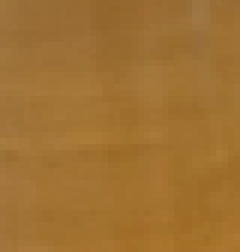
#> input picture service/1.png, 40 x 42 px (shown 6 times larger)
$ python comp_vision.py 1.png
#> lines starting #> are read from the running program, lines starting #| are printed output that depends on the picture; after the words box and inside, x2 and y2 are one past the last pixel; in counts of white or black regions, pixels touching at a corner belong together
from __future__ import annotations

import argparse
from collections import deque
from pathlib import Path

import numpy as np
from PIL import Image


def rgb_to_hsv_array(rgb01: np.ndarray) -> np.ndarray:
	"""将 RGB(0~1) 数组转换为 HSV(0~1) 数组。"""
	r = rgb01[..., 0]
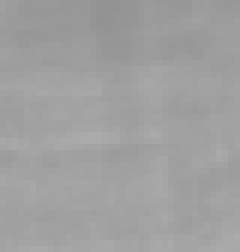
#> r: shape (42, 40) float32 (shown 6 times larger); min 0.573, max 0.671, mean 0.626
	g = rgb01[..., 1]
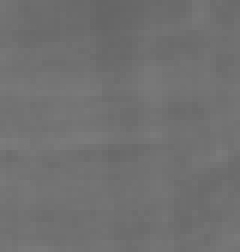
#> g: shape (42, 40) float32 (shown 6 times larger); min 0.4, max 0.482, mean 0.443
	b = rgb01[..., 2]
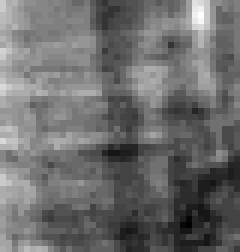
#> b: shape (42, 40) float32 (shown 6 times larger); min 0.141, max 0.275, mean 0.198; drawn with min black and max white

	cmax = np.max(rgb01, axis=-1)
	cmin = np.min(rgb01, axis=-1)
	delta = cmax - cmin

	h = np.zeros_like(cmax)
	s = np.zeros_like(cmax)
	v = cmax

	nonzero = delta > 1e-12
#> nonzero: shape (42, 40) bool; every value is 1
	s[nonzero] = delta[nonzero] / cmax[nonzero]
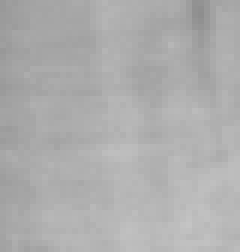
#> s: shape (42, 40) float32 (shown 6 times larger); min 0.557, max 0.771, mean 0.683

	idx = (cmax == r) & nonzero
	h[idx] = ((g[idx] - b[idx]) / delta[idx]) % 6.0

	idx = (cmax == g) & nonzero
#> idx: shape (42, 40) bool; every value is 0
	h[idx] = (b[idx] - r[idx]) / delta[idx] + 2.0

	idx = (cmax == b) & nonzero
	h[idx] = (r[idx] - g[idx]) / delta[idx] + 4.0

	h = h / 6.0
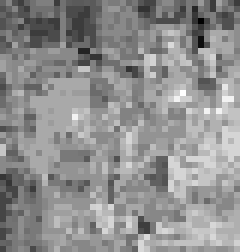
#> h: shape (42, 40) float32 (shown 6 times larger); min 0.0879, max 0.101, mean 0.0951; drawn with min black and max white
	return np.stack([h, s, v], axis=-1)
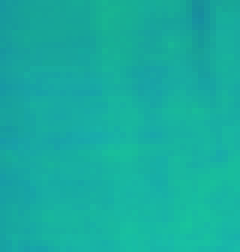
#> returned value: shape (42, 40, 3) float32 (shown 6 times larger); mean of channels 0, 1, 2 0.0951, 0.683, 0.626; drawn as R, G, B


def hsv_distance(p1: np.ndarray, p2: np.ndarray) -> float:
	"""HSV 距离：考虑 H 的环形特性。输入范围均为 0~1。"""
	dh = abs(float(p1[0]) - float(p2[0]))
	dh = min(dh, 1.0 - dh)  # hue 环形距离
	ds = float(p1[1]) - float(p2[1])
	dv = float(p1[2]) - float(p2[2])

	# 给 hue 略高权重，增强“颜色相近”约束
	return float(np.sqrt((2.0 * dh) ** 2 + ds**2 + dv**2))


def collect_similar_pixels(
	image_path: str | Path,
	target_count: int = 500,
	threshold: float = 0.10,
) -> tuple[np.ndarray, np.ndarray, tuple[int, int], int]:
	"""
	从图片中心开始，按邻域扩张，收集和中心像素颜色相近的像素，最多 target_count 个。

	返回:
	- mean_rgb_255: 平均 RGB (0~255)
	- mean_hsv_hsv: 平均 HSV (H:0~360, S:0~100, V:0~100)
	- center_xy: 中心像素坐标 (x, y)
	- picked_count: 实际收集像素数
	"""
	if target_count <= 0:
		raise ValueError("target_count 必须为正整数")

	img = Image.open(image_path).convert("RGB")
	rgb = np.asarray(img, dtype=np.float32) / 255.0
	hsv = rgb_to_hsv_array(rgb)

	h, w, _ = rgb.shape
#> h = 42; w = 40
	cx, cy = w // 2, h // 2
#> cx = 20; cy = 21

	center_hsv = hsv[cy, cx]
#> center_hsv = [0.0971, 0.714, 0.631]

	visited = np.zeros((h, w), dtype=bool)
	q: deque[tuple[int, int]] = deque()
	q.append((cx, cy))
	visited[cy, cx] = True

	picked: list[tuple[int, int]] = []

	while q and len(picked) < target_count:
		x, y = q.popleft()
		d = hsv_distance(hsv[y, x], center_hsv)
		if d <= threshold:
			picked.append((x, y))

			# 只有当前点“相近”时，继续向外扩张，保证是中心附近连通区域
			for nx, ny in (
				(x - 1, y),
				(x + 1, y),
				(x, y - 1),
				(x, y + 1),
				(x - 1, y - 1),
				(x + 1, y - 1),
				(x - 1, y + 1),
				(x + 1, y + 1),
			):
				if 0 <= nx < w and 0 <= ny < h and not visited[ny, nx]:
					visited[ny, nx] = True
					q.append((nx, ny))
#> this loop made 500 passes
#> (dh in hsv_distance, ds in hsv_distance, dv in hsv_distance, d) on passes 1 to 3: (0, 0, 0, 0), (0.00353, -0.0234, 0.0157, 0.029), (0.00145, 0.00898, -0.00784, 0.0123)
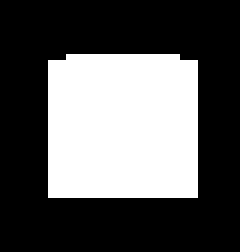
#> visited: shape (42, 40) bool (shown 6 times larger); 35.4% white; 1 white region, box (x1, y1, x2, y2) and area: (8, 9, 33, 33) 594
#> after the loop, picked = 500 pairs, first value 9 to 31, second value 10 to 31

	if not picked:
		raise RuntimeError("在当前阈值下未找到相近像素，请适当增大 threshold")

	ys = np.array([p[1] for p in picked], dtype=np.int32)
#> ys = 500 values, max 31 at index 418, min 10 at index 483, mean 20.63
	xs = np.array([p[0] for p in picked], dtype=np.int32)
#> xs = 500 values, max 31 at index 462, min 9 at index 441, mean 20

	picked_rgb = rgb[ys, xs]  # 0~1
#> picked_rgb = 500 rows, first 8: [0.631, 0.443, 0.18], [0.647, 0.451, 0.2], [0.624, 0.431, 0.173], [0.624, 0.431, 0.18], [0.639, 0.451, 0.196], [0.627, 0.443, 0.184], [0.624, 0.431, 0.176], [0.647, 0.451, 0.188]
	mean_rgb01 = picked_rgb.mean(axis=0)
#> mean_rgb01 = [0.634, 0.447, 0.197]
	mean_rgb_255 = mean_rgb01 * 255.0
#> mean_rgb_255 = [161.6, 114.1, 50.21]

	# 平均 RGB 再转 HSV（避免直接对 hue 做算术平均导致跨 360° 失真）
	mean_hsv01 = rgb_to_hsv_array(mean_rgb01.reshape(1, 1, 3))[0, 0]
#> mean_hsv01 = [0.0955, 0.689, 0.634]
	mean_hsv = np.array([mean_hsv01[0] * 360.0, mean_hsv01[1] * 100.0, mean_hsv01[2] * 100.0])
#> mean_hsv = [34.38, 68.94, 63.39]

	return mean_rgb_255, mean_hsv, (cx, cy), len(picked)


def main() -> None:
	parser = argparse.ArgumentParser(description="从图像中心寻找相近像素（最多500个）并求平均颜色")
	parser.add_argument("image", type=str, help="图片路径")
	parser.add_argument("--count", type=int, default=500, help="目标像素个数，默认 500")
	parser.add_argument(
		"--threshold",
		type=float,
		default=0.10,
		help="HSV 相似阈值（默认 0.10，建议范围 0.06~0.20）",
	)
	args = parser.parse_args()

	mean_rgb, mean_hsv, center_xy, picked_count = collect_similar_pixels(
		image_path=args.image,
		target_count=args.count,
		threshold=args.threshold,
	)
#> mean_rgb = [161.6, 114.1, 50.21]; mean_hsv = [34.38, 68.94, 63.39]; center_xy = (20, 21); picked_count = 500

	print(f"中心像素坐标: {center_xy}")
#| 中心像素坐标: (20, 21)
	print(f"已收集像素数: {picked_count}")
#| 已收集像素数: 500
	print(f"平均RGB: R={mean_rgb[0]:.2f}, G={mean_rgb[1]:.2f}, B={mean_rgb[2]:.2f}")
#| 平均RGB: R=161.63, G=114.06, B=50.21
	print(f"平均HSV: H={mean_hsv[0]:.2f}°, S={mean_hsv[1]:.2f}%, V={mean_hsv[2]:.2f}%")
#| 平均HSV: H=34.38°, S=68.94%, V=63.39%


if __name__ == "__main__":
	main()

$ run again, on service/3.png
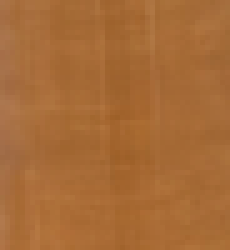
#> input picture service/3.png, 46 x 50 px (shown 5 times larger)
#> nonzero: shape (50, 46) bool; every value is 1
#> in rgb_to_hsv_array, `return np.stack([h, s, v], axis=-1)`:
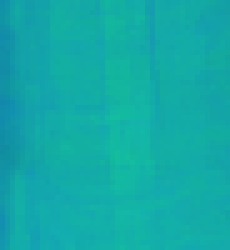
#> returned value: shape (50, 46, 3) float32 (shown 5 times larger); mean of channels 0, 1, 2 0.0772, 0.668, 0.655; drawn as R, G, B
#> center_hsv = [0.0783, 0.718, 0.639]
#> the loop in collect_similar_pixels, `while q and len(picked) < target_count:` made 500 passes
#> (dh in hsv_distance, ds in hsv_distance, dv in hsv_distance, d) on passes 1 to 3: (0, 0, 0, 0), (0.00142, -0.00438, 0.00392, 0.00653), (0.000664, -0.0112, 0.0157, 0.0193)
#> after the loop in collect_similar_pixels, `while q and len(picked) < target_count:`:
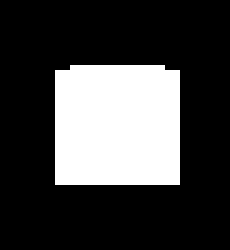
#> visited: shape (50, 46) bool (shown 5 times larger); 25.8% white; 1 white region, box (x1, y1, x2, y2) and area: (11, 13, 36, 37) 594
#> after the loop in collect_similar_pixels, `while q and len(picked) < target_count:`: picked = 500 pairs, first value 12 to 34, second value 14 to 35
#> ys = 500 values, max 35 at index 418, min 14 at index 483, mean 24.63
#> xs = 500 values, max 34 at index 462, min 12 at index 441, mean 23
#> picked_rgb = 500 rows, first 8: [0.639, 0.396, 0.18], [0.643, 0.396, 0.184], [0.655, 0.408, 0.192], [0.643, 0.396, 0.184], [0.639, 0.392, 0.176], [0.635, 0.392, 0.176], [0.659, 0.416, 0.204], [0.639, 0.396, 0.18]
#> mean_rgb01 = [0.647, 0.409, 0.201]
#> mean_rgb_255 = [164.9, 104.2, 51.14]
#> mean_hsv01 = [0.0778, 0.69, 0.647]
#> in collect_similar_pixels, `mean_hsv = np.array([mean_hsv01[0] * 360.0, mean_hsv01[1] * 100.0, mea..`: mean_hsv = [28.01, 68.98, 64.66]
#> in main, `mean_rgb, mean_hsv, center_xy, picked_count = collect_similar_pixels( ..`: mean_rgb = [164.9, 104.2, 51.14]; mean_hsv = [28.01, 68.98, 64.66]; center_xy = (23, 25); picked_count = 500
#| 中心像素坐标: (23, 25)
#| 已收集像素数: 500
#| 平均RGB: R=164.87, G=104.24, B=51.14
#| 平均HSV: H=28.01°, S=68.98%, V=64.66%
